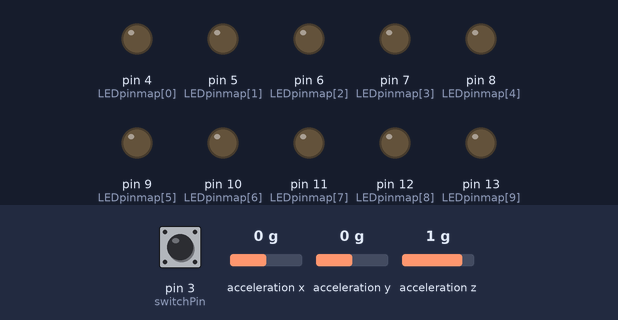
Simulated run of this sketch. Board: Arduino Uno, built with avr-gcc and run on an emulated ATmega328P. Parts: output pins drawn as LEDs (lit = HIGH). Wiring (inferred from the names in the program): ADXL345 accelerometer at I2C address 0x53. The test bench sets the inputs (shaded band); at power-on: pin 3 (switchPin) LOW, acceleration x 0 g, acceleration y 0 g, acceleration z 1 g.

Above: at 1.2 s.
1.3 s: pin 3 (switchPin) pulled HIGH for 1 s
At 1.9 s:
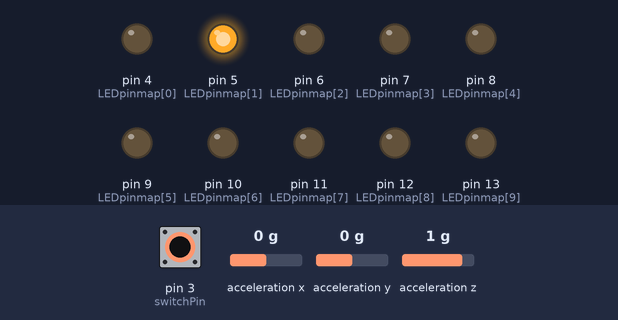
4.3 s: pin 3 (switchPin) pulled HIGH for 0.15 s
At 4.8 s:
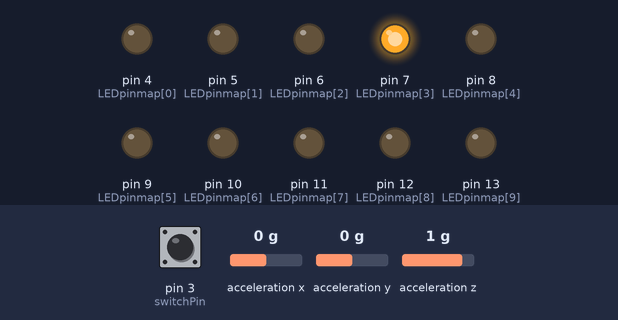
6.5 s: pin 3 (switchPin) pulled HIGH for 0.15 s
At 7.1 s:
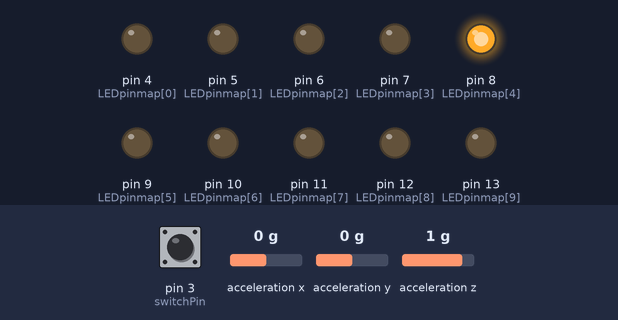
8.7 s: pin 3 (switchPin) pulled HIGH for 3.2 s
At 9.3 s:
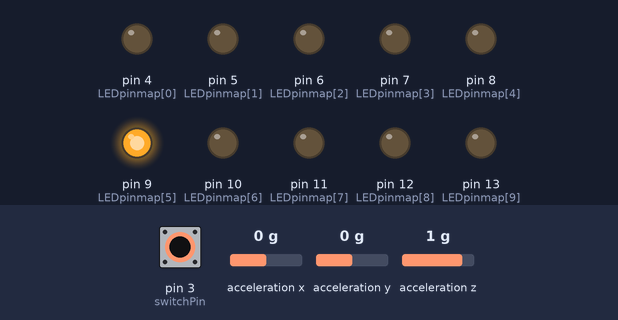
Timing chart, 0 to 14.0 s (numbered marks = the images above; inputs shaded):
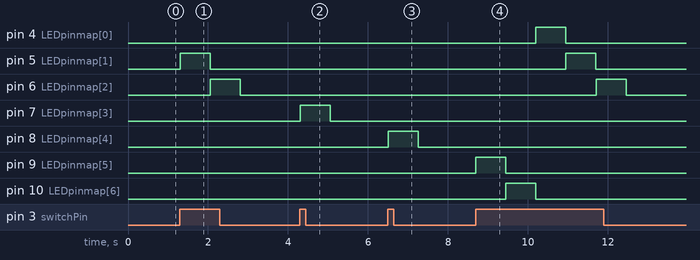

The sketch:

tron_pov.ino
```cpp
/*

  This sketch reads data from an array and outputs it to 10 LEDs
  for use as a Persistence of Vision (POV) display.

  You can find construction details and more information about
  the display here:

  http://www.tomtilley.net/projects/tron-pov/

  Digital pins are used for the 10 LEDs and for the pattern change/select switch.

  Digital Pins:
  3  - input  - pattern select switch
  4  - output - LED 10
  5  - output - LED 9
  6  - output - LED 8
  7  - output - LED 7
  8  - output - LED 6
  9  - output - LED 5
  10 - output - LED 4
  11 - output - LED 3
  12 - output - LED 2
  13 - output - LED 1

 Analog pins are used for communicating with an ADXL345 accelerometer using I2C.

 Analog Pins:
 3 - SDA on ADXL345 (Serial Data Line)
 4 - SCL on ADXL345 (Serial Clock Line)

 */

#include <Wire.h>:       // Library for I2C communication
#define DEVICE (0x53)    // ADXL345 device address
#define TO_READ (6)      // num of bytes to read each time (two bytes for each axis)

// Accelerometer variables
byte buff[TO_READ] ;    // 6 byte buffer for saving data read from the device
char str[512];          // string buffer to transform data before sending it to the serial port
int pos_thresh;         // positive acceleration threshold
int neg_thresh;         // negatiive acceleration threshold
boolean braking;        // decelleration flag

// POV variables
const int noPixels  = 10;   // the number of LEDs in our display
const int LEDpinmap[noPixels] = {4,5,6,7,8,9,10,11,12,13};  // maps the LEDs to the corresponding o/p pins
const int switchPin = 3;    // the pin connected to the change pattern switch

// Names of the header files that contain the display patterns
#include "tron2logo.h"     // TRON Legacy logo
#include "legacy.h"        // LEGACY
#include "daftpunk.h"      // DAFT PUNK
#include "tronlogo.h"      // TRON - 1982
#include "i_heart_u.h"     // I <3 U
#include "pacman.h"        // PAC-MAN
#include "invaders_up.h"   // Space Invaders - up
//#include "invaders_down.h" // Space Invaders - down

int direction = 0;  // initial text direction -  0: L -> R, 1: R -> L
int pattern   = 0;  // which display pattern to use

// LED bitmask
word mask[] = {word(B10000,B00000),
               word(B01000,B00000),
               word(B00100,B00000),
               word(B00010,B00000),
               word(B00001,B00000),
               word(B00000,B10000),
               word(B00000,B01000),
               word(B00000,B00100),
               word(B00000,B00010),
               word(B00000,B00001)};

// Pointers to the display patterns
word* displayPatterns[] = {tron2logo,
                           legacy,
                           daftpunk,
                           tronlogo,
                           i_heart_u,
                           pacman,
                           invaders_up};

// Becuase we will be referring to the pattern arrays via pointers we also need
// to keep track of how many rows they contain
int rows[] = {sizeof(tron2logo)/2,
              sizeof(legacy)/2,
              sizeof(daftpunk)/2,
              sizeof(tronlogo)/2,
              sizeof(i_heart_u)/2,
              sizeof(pacman)/2,
              sizeof(invaders_up)/2};


//
// The setup() method runs once, when the sketch starts
//
void setup() {

  // initialize the digital pins for the LED output:
  for (int i=0; i < noPixels; i++)
  {
    pinMode(LEDpinmap[i], OUTPUT);
  }

   // initialize the digital pin for switch input:
  pinMode(switchPin, INPUT);

  Wire.begin();  // join I2C bus (address optional for master)

  // Turn on the ADXL345 accelerometer
  writeTo(DEVICE, 0x2D, 0);
  writeTo(DEVICE, 0x2D, 16);
  writeTo(DEVICE, 0x2D, 8);

  // Set the range of the accelerometer (see page 17 of the ADXL345 Datasheet)
  // DO, D1 set the range to +/-2, +/-4, +/-8, or +/-16g
  // D3 sets FULL_RES
  writeTo(DEVICE, 0x31, B1010); //8g FULL_RES

  // Set the detection thresholds
  // Note that these may need to be inverted when the unit is held
  // switch-side up instead of USB-cable side.
  pos_thresh =  1500;
  neg_thresh = -1000;

  braking = false;

  //Serial.begin(9600); // debug (note that this uses pins 0 & 1)

}


//
// The loop() method runs over and over again,
// as long as the Arduino has power
//
void loop() {

  if (digitalRead(switchPin) == HIGH) {  // check the change pattern switch
    pattern++;
    pattern = pattern % (sizeof(displayPatterns)/2);
    digitalWrite(LEDpinmap[pattern], HIGH);
    delay(750);
    digitalWrite(LEDpinmap[pattern], LOW);
  }
  else {  // read the accelerometer and display the pattern
    int regAddress = 0x32;    //first axis-acceleration-data register on the ADXL345
    int y; // accelerometers y-axis

    readFrom(DEVICE, regAddress, TO_READ, buff); //read the acceleration data from the ADXL345

    // The axis reading comes in 10 bit resolution, i.e. 2 bytes (with the Least Significant Byte first!!)
    // thus we are combining both bytes in to a single int
    y = (((int)buff[3]) << 8) | buff[2];

    // Check the thresholds to see if we are decellerating
    if (y > pos_thresh || y < neg_thresh)
    {
      if (braking == false)
      {
        braking = true;
        //Serial.print("stopping\n");
        if (y > 0)
          direction = 1; // Moving R -> L
        else
          direction = 0; // Moving L -> R
      }
    }
    else if (braking == true)
    {
        braking = false;
        delay(5 + 60 - rows[pattern]); // where 5 is a base delay and we assume 60 rows is the maximum display length
        display(displayPatterns[pattern], direction, rows[pattern]);
    }
  }

}


//
// Print the data from all rows starting with the first row
// if direction > 0 or the last if direction <= 0
//
void display(word thisPattern[], int dir, int noRows) {

  //Serial.print(str);
  if (dir > 0) {
    for (int row = 0; row < noRows; row++) {
      printRow(thisPattern[row]);
    }
  }
  else {
    for (int row = noRows - 1; row >= 0; row--) {
      printRow(thisPattern[row]);
    }
  }

}


//
// Print a single row of data from the pattern as a vertical
// column of pixels
//
void printRow(word column) {

  // step through each pixel (LED)
  for (int pixel = 0; pixel < noPixels; pixel++) {

    // check to see if this pixel is on or off
    if ((column & mask[pixel]) > 0)
      digitalWrite(LEDpinmap[pixel], HIGH); // LED on
    else
      digitalWrite(LEDpinmap[pixel], LOW);  // LED off

  }

  // A delay of 1200uSec and a max width of 60 rows -> display width of approx. 72 mSec
  delayMicroseconds(1200); // delay between rows (= horizontal pixel width)

}


//
// Accelerometer writeTo/readFrom functions
//

//
// Writes val to address register on device
//
void writeTo(int device, byte address, byte val) {

   Wire.beginTransmission(device); //start transmission to device
   Wire.write(address);            // send register address
   Wire.write(val);                // send value to write
   Wire.endTransmission();         //end transmission

}


//
// Reads num bytes starting from address register on device in to the buffer array
//
void readFrom(int device, byte address, int num, byte buff[]) {

  Wire.beginTransmission(device); //start transmission to device
  Wire.write(address);            //sends address to read from
  Wire.endTransmission();         //end transmission

  Wire.beginTransmission(device); //start transmission to device
  Wire.requestFrom(device, num);  // request 6 bytes from device

  int i = 0;
  while(Wire.available())  //device may send less than requested (abnormal)
  {
    buff[i] = Wire.read(); // receive a byte
    i++;
  }
  Wire.endTransmission();  //end transmission

}
```

daftpunk.h
```cpp
// DAFT / PUNK

// This regexp: B[0-1]\{5\} -> \&,B works to split lines into separate bytes

word daftpunk[] = {word(B00000,B00000),
                   word(B01111,B11100),
                   word(B01000,B00100),
                   word(B01000,B00100),
                   word(B01100,B01100),
                   word(B00111,B11000),
                   word(B00000,B00000),
                   word(B01100,B00000),
                   word(B00011,B10000),
                   word(B00010,B01100),
                   word(B00010,B01100),
                   word(B00011,B10000),
                   word(B01100,B00000),
                   word(B00000,B00000),
                   word(B01111,B11100),
                   word(B00001,B00100),
                   word(B00001,B00100),
                   word(B00001,B00100),
                   word(B00000,B00000),
                   word(B00000,B00100),
                   word(B00000,B00100),
                   word(B01111,B11100),
                   word(B00000,B00100),
                   word(B00000,B00100),
                   word(B00000,B00000),
                   word(B00001,B00000),
                   word(B10001,B10000),
                   word(B01101,B11000),
                   word(B00111,B11100),
                   word(B00011,B10110),
                   word(B00001,B10001),
                   word(B00000,B10000),
                   word(B00000,B00000),
                   word(B01111,B11100),
                   word(B00001,B00100),
                   word(B00001,B00100),
                   word(B00000,B11000),
                   word(B00000,B00000),
                   word(B00000,B00000),
                   word(B00111,B11100),
                   word(B01000,B00000),
                   word(B01000,B00000),
                   word(B01000,B00000),
                   word(B00111,B11100),
                   word(B00000,B00000),
                   word(B00000,B00000),
                   word(B01111,B11100),
                   word(B00000,B11000),
                   word(B00001,B10000),
                   word(B00010,B00000),
                   word(B01111,B11100),
                   word(B00000,B00000),
                   word(B00000,B00000),
                   word(B01111,B11100),
                   word(B00001,B00000),
                   word(B00010,B10000),
                   word(B01100,B01100),
                   word(B00000,B00000)};
```

i_heart_u.h
```cpp
// I <3 U

word i_heart_u[] = {word(B00000,B00000),
                    word(B01000,B00001), // I
                    word(B01111,B11111),
                    word(B01000,B00001),
                    word(B00000,B00000),
                    word(B00000,B00000),
                    word(B00000,B00000),
                    word(B00000,B00000),
                    word(B00000,B11110), // <3
                    word(B00001,B11111),
                    word(B00011,B11111),
                    word(B00111,B11110),
                    word(B01111,B11100),
                    word(B00111,B11110),
                    word(B00011,B11111),
                    word(B00001,B11111),
                    word(B00000,B11110),
                    word(B00000,B00000),
                    word(B00000,B00000),
                    word(B00000,B00000),
                    word(B00000,B00001),
                    word(B00011,B11111), // U
                    word(B00100,B00001),
                    word(B01000,B00000),
                    word(B01000,B00000),
                    word(B01000,B00000),
                    word(B00100,B00001),
                    word(B00011,B11111),
                    word(B00000,B00001),
                    word(B00000,B00000)};
```

invaders_up.h
```cpp
// Space Invaders - hands up!

word invaders_up[] = {word(B00000,B00000),
                      word(B01001,B10000),
                      word(B00101,B11000),
                      word(B01011,B01100),
                      word(B00101,B11110),
                      word(B00101,B11110),
                      word(B01011,B01100),
                      word(B00101,B11000),
                      word(B01001,B10000),
                      word(B00000,B00000),
                      word(B00000,B00000),
                      word(B00000,B00000),
                      word(B00001,B11100),
                      word(B01011,B10000),
                      word(B00111,B11010),
                      word(B00011,B01100),
                      word(B00011,B11000),
                      word(B00011,B11000),
                      word(B00011,B11000),
                      word(B00011,B01100),
                      word(B00111,B11010),
                      word(B01011,B10000),
                      word(B00001,B11100),
                      word(B00000,B00000),
                      word(B00000,B00000),
                      word(B00000,B00000),
                      word(B01001,B11000),
                      word(B01001,B11100),
                      word(B00101,B11100),
                      word(B00111,B01100),
                      word(B00011,B01110),
                      word(B00101,B11110),
                      word(B00101,B11110),
                      word(B00011,B01110),
                      word(B00111,B01100),
                      word(B00101,B11100),
                      word(B01001,B11100),
                      word(B01001,B11000),
                      word(B00000,B00000)};
```

legacy.h
```cpp
// "LEGACY" for TRON 2 logo

word legacy[] = {word(B00000,B00000),
     	      	 word(B11111,B11111), // L
                 word(B10000,B00000),
                 word(B10000,B00000),
                 word(B10000,B00000),
                 word(B10000,B00000),
                 word(B10000,B00000),
                 word(B00000,B00000),
                 word(B00000,B00000),
                 word(B11111,B11111), // E
                 word(B10000,B10001),
                 word(B10000,B10001),
                 word(B10000,B10001),
                 word(B10000,B10001),
                 word(B10000,B10001),
                 word(B00000,B00000),
                 word(B00000,B00000),
                 word(B00111,B11100), // G
                 word(B01000,B00010),
                 word(B10000,B00001),
                 word(B10000,B00001),
                 word(B10001,B00001),
                 word(B10001,B00001),
                 word(B01001,B00010),
                 word(B11111,B01100),
                 word(B00000,B00000),
                 word(B00000,B00000),
                 word(B11000,B00000), // A
                 word(B00111,B00000),
                 word(B00010,B11000),
                 word(B00010,B00110),
                 word(B00010,B00001),
                 word(B00010,B00110),
                 word(B00010,B11000),
                 word(B00111,B00000),
                 word(B11000,B00000),
                 word(B00000,B00000),
                 word(B00000,B00000),
                 word(B00111,B11100), // C
                 word(B01000,B00010),
                 word(B10000,B00001),
                 word(B10000,B00001),
                 word(B10000,B00001),
                 word(B10000,B00001),
                 word(B01000,B00010),
                 word(B00110,B01100),
                 word(B00000,B00000),
                 word(B00000,B00000),
                 word(B00000,B00001), // Y
                 word(B00000,B00010),
                 word(B00000,B00100),
                 word(B00000,B01000),
                 word(B11111,B10000),
                 word(B00000,B01000),
                 word(B00000,B00100),
                 word(B00000,B00010),
                 word(B00000,B00001),
                 word(B00000,B00000)};
```

pacman.h
```cpp
// PAC-MAN

word    pacman[] = {word(B00000,B00000),
                    word(B00011,B11100),
                    word(B00111,B11110),
                    word(B01111,B11111),
                    word(B01111,B11111),
                    word(B01111,B01111),
                    word(B01111,B01111),
                    word(B01110,B00111),
                    word(B00110,B00110),
                    word(B00010,B00100),
                    word(B00000,B00000),
                    word(B00000,B00000),
                    word(B00000,B11000),
                    word(B00000,B11000),
                    word(B00000,B00000),
                    word(B00000,B00000),
                    word(B00000,B11000),
                    word(B00001,B11100),
                    word(B00001,B11100),
                    word(B00000,B11000),
                    word(B00000,B00000),
                    word(B00000,B00000),
                    word(B00000,B11000),
                    word(B00000,B11000),
                    word(B00000,B00000),
                    word(B00000,B00000),
                    word(B00000,B11000),
                    word(B00000,B11000),
                    word(B00000,B00000),
                    word(B00000,B00000),
                    word(B11111,B11100),
                    word(B01111,B11110),
                    word(B00111,B11011),
                    word(B01111,B10011),
                    word(B11111,B11111),
                    word(B01111,B11011),
                    word(B00111,B10011),
                    word(B01111,B11110),
                    word(B11111,B11100),
                    word(B00000,B00000)};
```

Source omitted: tron2logo.h (2116 bytes), tronlogo.h (1853 bytes)

Measured:
- after the input at 1.3 s, pin 5 (LEDpinmap[1]): LOW → HIGH at once, → LOW 0.75 s later; pin 6 (LEDpinmap[2]): LOW → HIGH after 0.75 s, → LOW 0.75 s later
- after the input at 4.3 s, pin 7 (LEDpinmap[3]): LOW → HIGH at once, → LOW 0.75 s later
- after the input at 6.5 s, pin 8 (LEDpinmap[4]): LOW → HIGH at once, → LOW 0.75 s later
- after the input at 8.7 s, pin 4 (LEDpinmap[0]): LOW → HIGH after 1.5 s, → LOW 0.75 s later; pin 5 (LEDpinmap[1]): LOW → HIGH after 2.3 s, → LOW 0.75 s later; pin 6 (LEDpinmap[2]): LOW → HIGH after 3.0 s, → LOW 0.75 s later; pin 9 (LEDpinmap[5]): LOW → HIGH at once, → LOW 0.75 s later; pin 10 (LEDpinmap[6]): LOW → HIGH after 0.75 s, → LOW 0.75 s later
